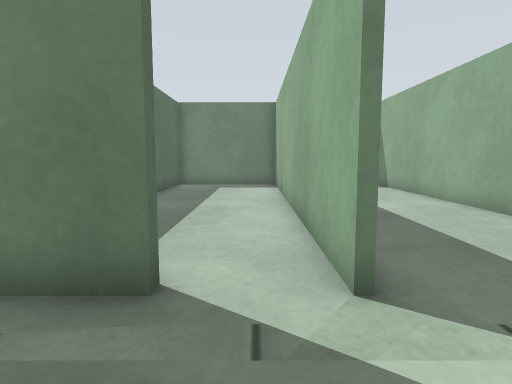
view 1 (above)

24 first-person views from a walk through a robot-simulator world made for Gazebo. The camera is 0.68 m above the floor, tilts 6° down and sees 75° across. The floor is counted in squares, 0.5 m on a side. Each view is taken from the middle of a square. On the plan, view 1 faces up. The plan holds only what a view shows up to about 15 squares ahead; the rest is blank. The place goes on beyond the plan.

view 2
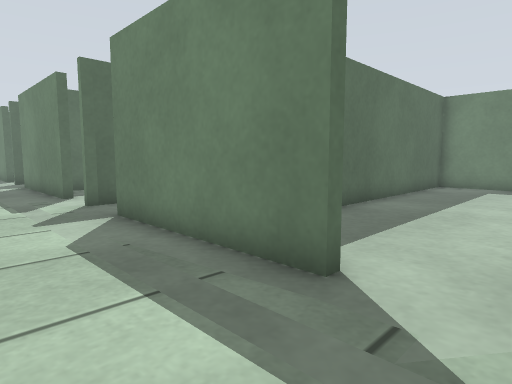

view 3
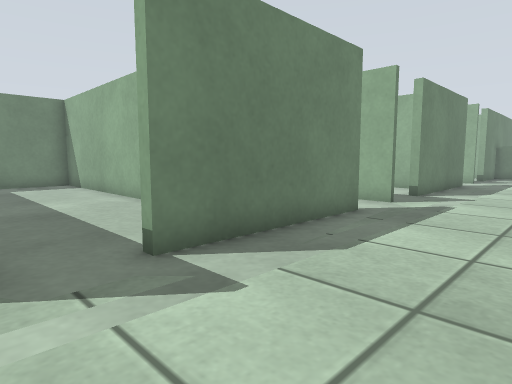

view 4
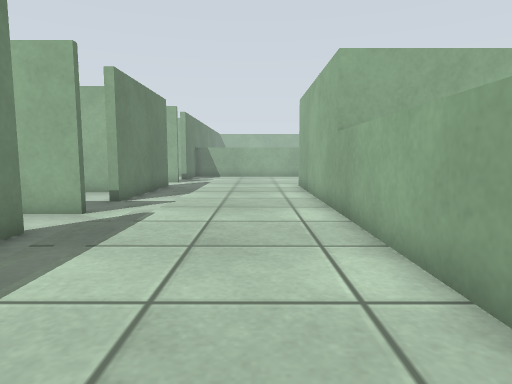

view 5
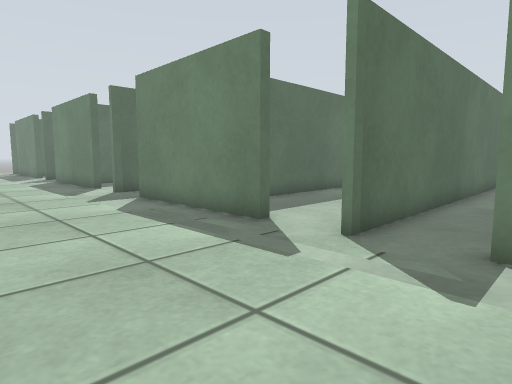

view 6
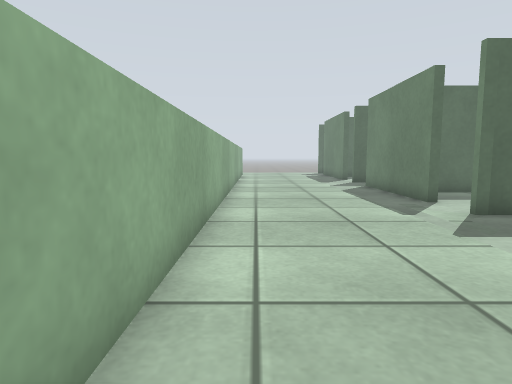

view 7
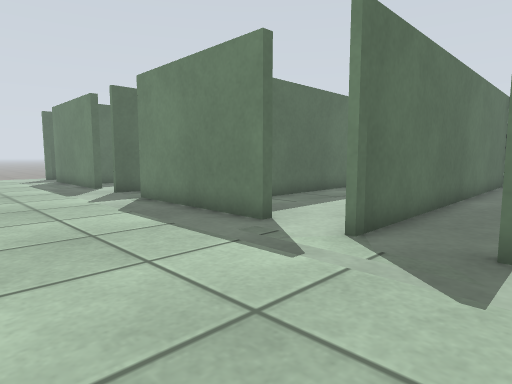

view 8
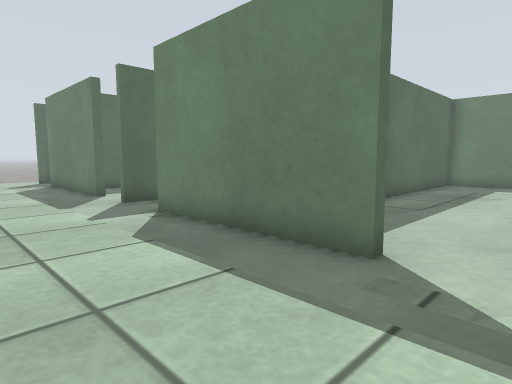

view 9
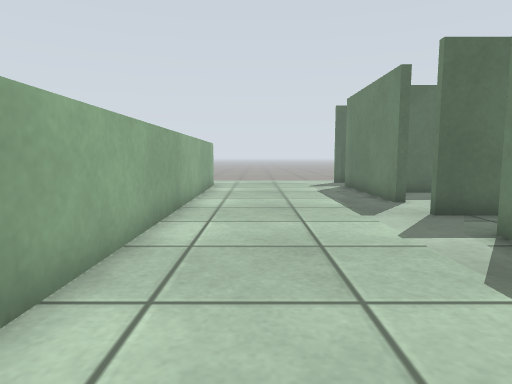

view 10
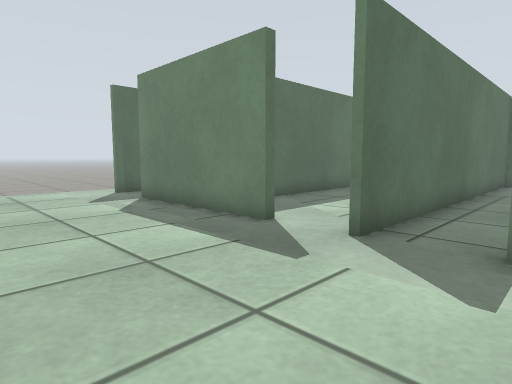

view 11
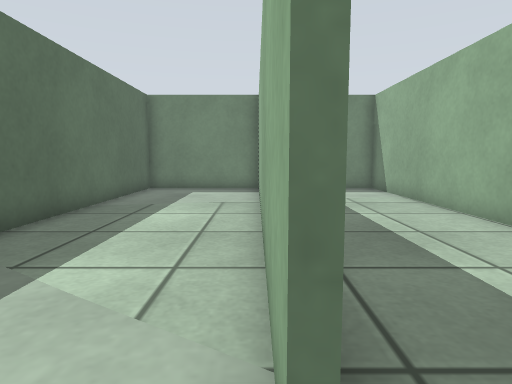

view 12
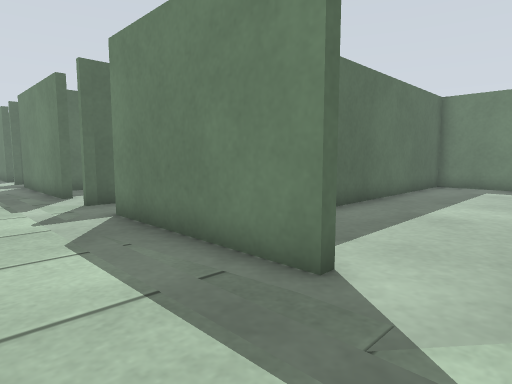

view 13
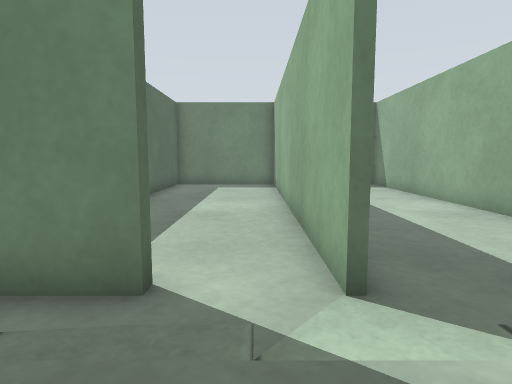

view 14
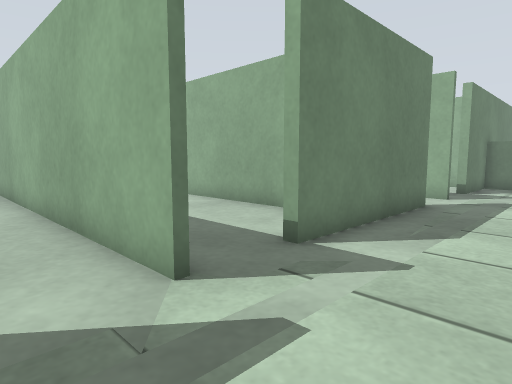

view 15
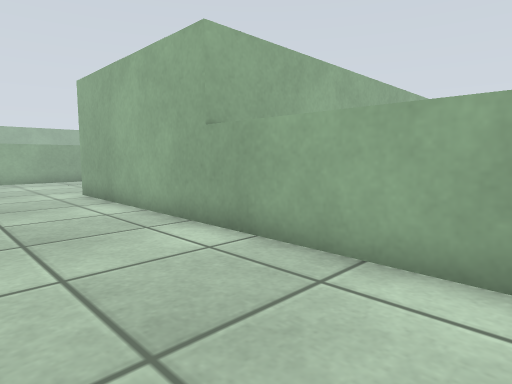

view 16
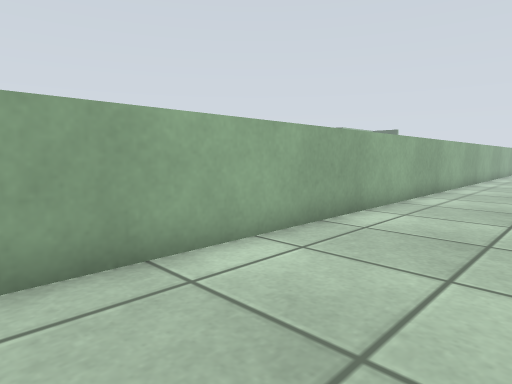

view 17
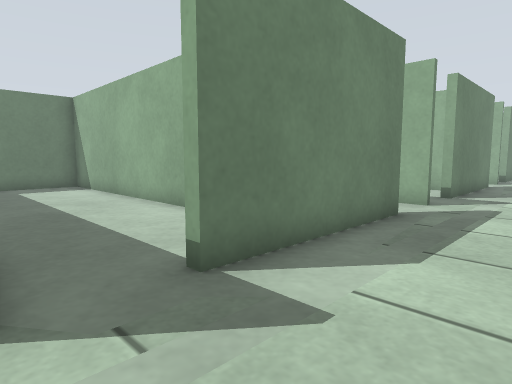

view 18
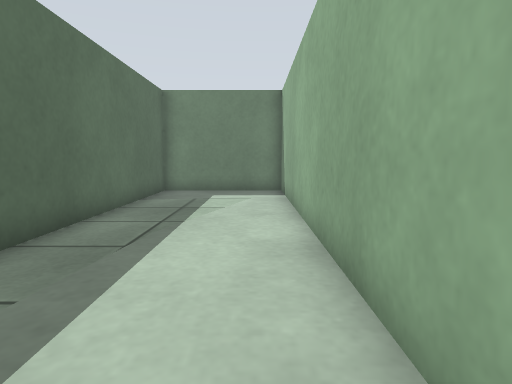

view 19
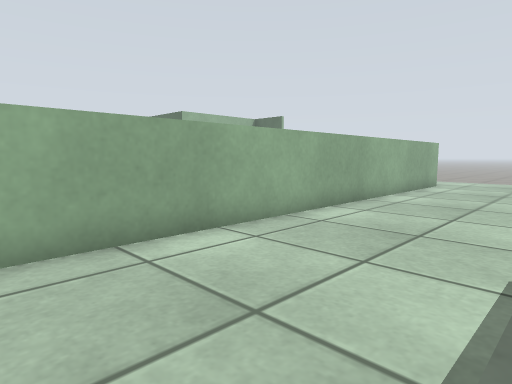

view 20
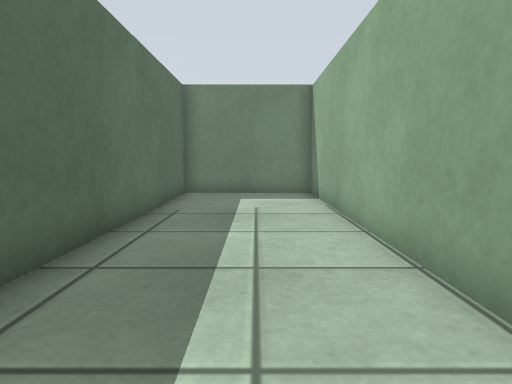

view 21
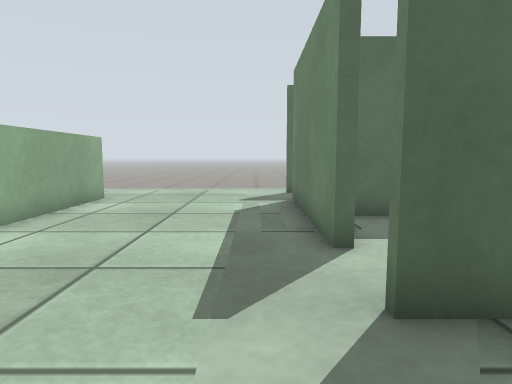

view 22
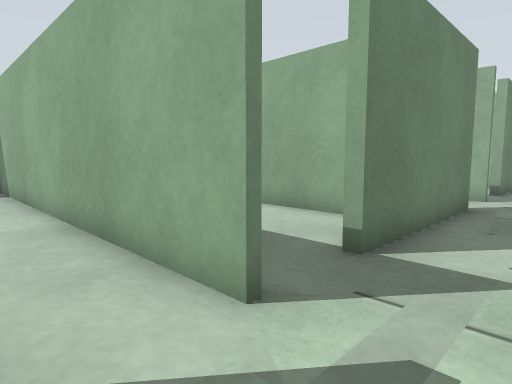

view 23
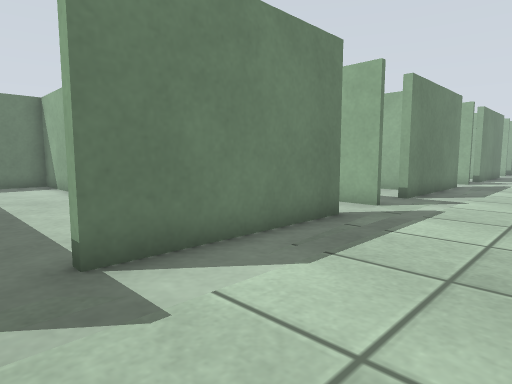

view 24
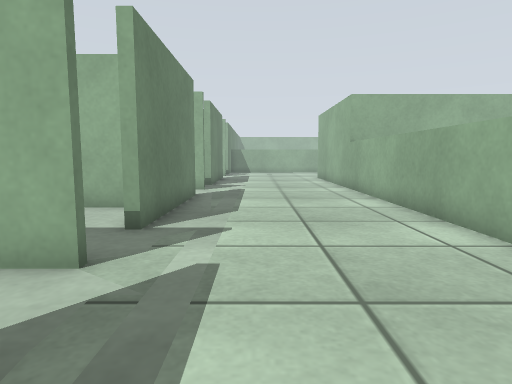

### Floor plan
Ten units are one square. View 1 is at (0, 0); x grows to the right and y downward. Boxes are objects, and circles mark ways between rooms. Rooms are numbered by the first view taken in them; rooms with no view inside come last. Other rooms are left out.
<svg viewBox="-270 -171 460 206">
<path fill="none" stroke="#000" d="M-10 -32 -69 -32M-90 -31 -90 -46M10 -31 10 -46M-88 -46 -88 -31M12 -46 12 -31M-109 -32 -168 -32M90 -32 31 -32M-189 -31 -189 -46M109 -31 109 -46M-187 -46 -187 -31M-209 -32 -265 -32M-265 30 185 30M185 -32 130 -32M-139 -65 -139 -166 -187 -166 -187 -46M-90 -46 -90 -166 -137 -166 -137 -42M-189 -46 -189 -115M-189 -166 -236 -166 -236 -42M-38 -48 -38 -42M10 -46 10 -149M-11 -166 -40 -166M-38 -166 -38 -64M109 -46 109 -150M89 -166 61 -166 61 -80M-40 -50 -40 -166 -69 -166M-88 -166 -88 -46M59 -76 59 -156M12 -156 12 -46M59 -39 59 -58M51 -166 32 -166"/>
<circle cx="-175" cy="-40" r="3" fill="#2a7"/>
<circle cx="-100" cy="-40" r="3" fill="#2a7"/>
<circle cx="-200" cy="-40" r="3" fill="#2a7"/>
<circle cx="-5" cy="-35" r="3" fill="#2a7"/>
<circle cx="95" cy="-35" r="3" fill="#2a7"/>
<circle cx="-75" cy="-40" r="3" fill="#2a7"/>
<circle cx="25" cy="-40" r="3" fill="#2a7"/>
<text x="-40" y="0">1</text>
<text x="-160" y="-100">2</text>
<text x="-120" y="-100">3</text>
<text x="-220" y="-100">4</text>
<text x="-20" y="-100">5</text>
<text x="80" y="-100">6</text>
<text x="-60" y="-100">7</text>
<text x="40" y="-100">8</text>
</svg>
Room 1 opens to room 2. Room 1 opens to room 3. Room 1 opens to room 4. Room 1 opens to room 5. Room 1 opens to room 6. Room 1 opens to room 7. Room 1 opens to room 8.

Where each view was taken, in squares from view 1:
view 1: 0 up, 0 right, facing up
view 2: 0 up, 1 right, facing up-left
view 3: 1 down, 1 right, facing up-right
view 4: 1 down, 3 right, facing right
view 5: 2 down, 4 right, facing up-left
view 6: 2 down, 1 left, facing left
view 7: 2 down, 6 left, facing up-left
view 8: 1 down, 9 left, facing up-left
view 9: 1 down, 11 left, facing left
view 10: 2 down, 16 left, facing up-left
view 11: 2 up, 19 left, facing up
view 12: 0 up, 11 right, facing up-left
view 13: 0 up, 10 right, facing up
view 14: 0 up, 9 right, facing up-right
view 15: 1 up, 6 right, facing down-right
view 16: 1 up, 6 right, facing down-left
view 17: 0 up, 9 left, facing up-right
view 18: 3 up, 10 left, facing up
view 19: 2 up, 10 left, facing down-left
view 20: 4 up, 16 left, facing up
view 21: 2 up, 16 left, facing left
view 22: 1 up, 11 left, facing up-right
view 23: 1 down, 8 left, facing up-right
view 24: 1 up, 3 left, facing right
